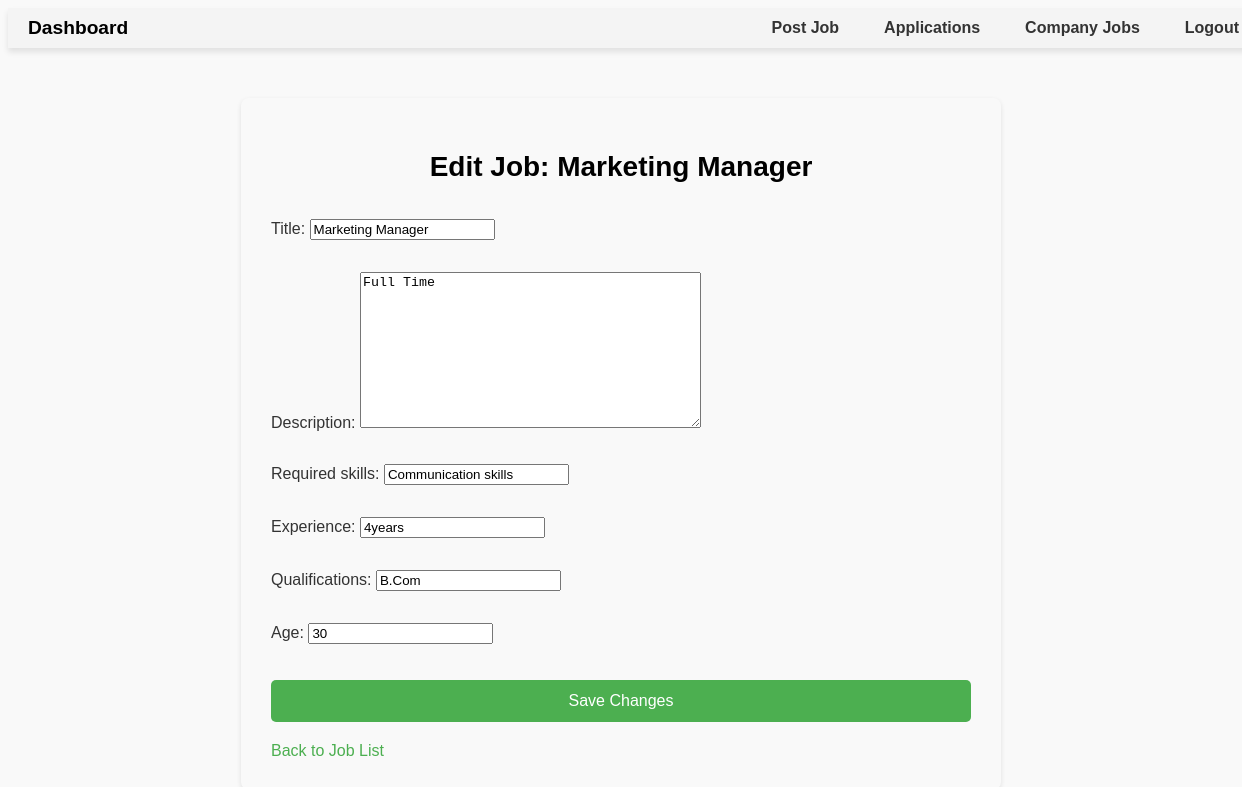
Screenshot of /companies/company/jobs/edit/11/ (signed in) with the database file from the repository.
### companies/models.py (models this page shows, shortened)
class Job(models.Model):
    title = models.CharField(max_length=255)
    description = models.TextField()
    company = models.ForeignKey(settings.AUTH_USER_MODEL, on_delete=models.CASCADE, related_name='jobs')  # Use AUTH_USER_MODEL
    required_skills = models.CharField(max_length=255, blank=True, null=True)
    experience = models.CharField(max_length=100, blank=True, null=True)
    qualifications = models.CharField(max_length=255, blank=True, null=True)
    age = models.PositiveIntegerField(blank=True, null=True)
    posted_at = models.DateTimeField(auto_now_add=True)

### companies/views.py (the view)
# urls.py: path('company/jobs/edit/<int:job_id>/', views.edit_job, name='edit_job'),  # URL to edit a job
@login_required
def edit_job(request, job_id):
    if request.user.role != 'company':
        return redirect('login')  # Redirect to login page if the user is not a company
    try:
        job = Job.objects.get(id=job_id, company=request.user)
    except Job.DoesNotExist:
        messages.error(request, 'Job not found or you do not have permission to edit this job.')
        return redirect('company_jobs')
    if request.method == 'POST':
        form = JobForm(request.POST, instance=job)
        if form.is_valid():
            form.save()
            messages.success(request, 'Job updated successfully!')
            return redirect('company_jobs')
    else:
        form = JobForm(instance=job)
    return render(request, 'companies/edit_job.html', {'form': form, 'job': job})

### companies/forms.py
class JobForm(forms.ModelForm):
    class Meta:
        model = Job
        fields = ['title', 'description', 'required_skills', 'experience', 'qualifications', 'age']

### companies/templates/companies/edit_job.html (shortened to what this page needs)
<!DOCTYPE html>
<html lang="en">
<head>
</head>
<body>
    <nav>
        <div class="company-name">
            <a href="{% url 'company_dashboard' %}" style="text-decoration: none; color: inherit;">Dashboard</a>
        </div>        <ul>
            <li><a href="{% url 'post_job' %}">Post Job</a></li>
            <li><a href="{% url 'applications' %}">Applications</a></li>
            <li><a href="{% url 'company_jobs' %}">Company Jobs</a></li>
            <li><a href="{% url 'logout_company' %}">Logout</a></li>
        </ul>
    </nav>
    <div class="job-edit-form">
        <h2>Edit Job: {{ job.title }}</h2>
        <form method="POST">
            {{ form.as_p }}
            <button type="submit">Save Changes</button>
        </form>
        <a href="{% url 'company_jobs' %}">Back to Job List</a>
    </div>
</body>
</html>

### companies/templates/companies/edit_job.html (style rules this page uses)
body { background-color: #f9f9f9; color: #333; font-family: Arial, sans-serif; }
nav { width: 100%; background-color: #f4f4f4; padding: 10px 20px; display: flex; justify-content: space-between; align-items: center; box-shadow: 0 4px 6px rgba(0, 0, 0, 0.1); margin-bottom: 20px; height: 20px; }
nav .company-name { font-size: 1.2rem; font-weight: bold; color: black; cursor: pointer; }
nav ul { list-style-type: none; display: flex; gap: 15px; }
nav ul li { font-size: 1rem; font-weight: bold; }
nav ul li a { text-decoration: none; color: #333; padding: 10px 15px; border-radius: 4px; transition: background-color 0.3s ease, color 0.3s ease; }
.job-edit-form { padding: 30px; max-width: 700px; margin: 50px auto; border-radius: 8px; box-shadow: 0 2px 5px rgba(0, 0, 0, 0.1); }
.job-edit-form h2 { font-size: 28px; margin-bottom: 20px; text-align: center; color: black; }
.job-edit-form form { display: flex; flex-direction: column; }
.job-edit-form form button { padding: 12px; background-color: #4CAF50; border: none; color: white; cursor: pointer; margin-top: 20px; border-radius: 5px; font-size: 16px; transition: background-color 0.3s ease; }
.job-edit-form a { text-decoration: none; color: #4CAF50; margin-top: 20px; display: inline-block; font-size: 16px; text-align: center; }

### rows the page displays
Job: title "Marketing Manager", description "Full Time", required_skills "Communication skills", experience "4years", qualifications "B.Com", age "30"
